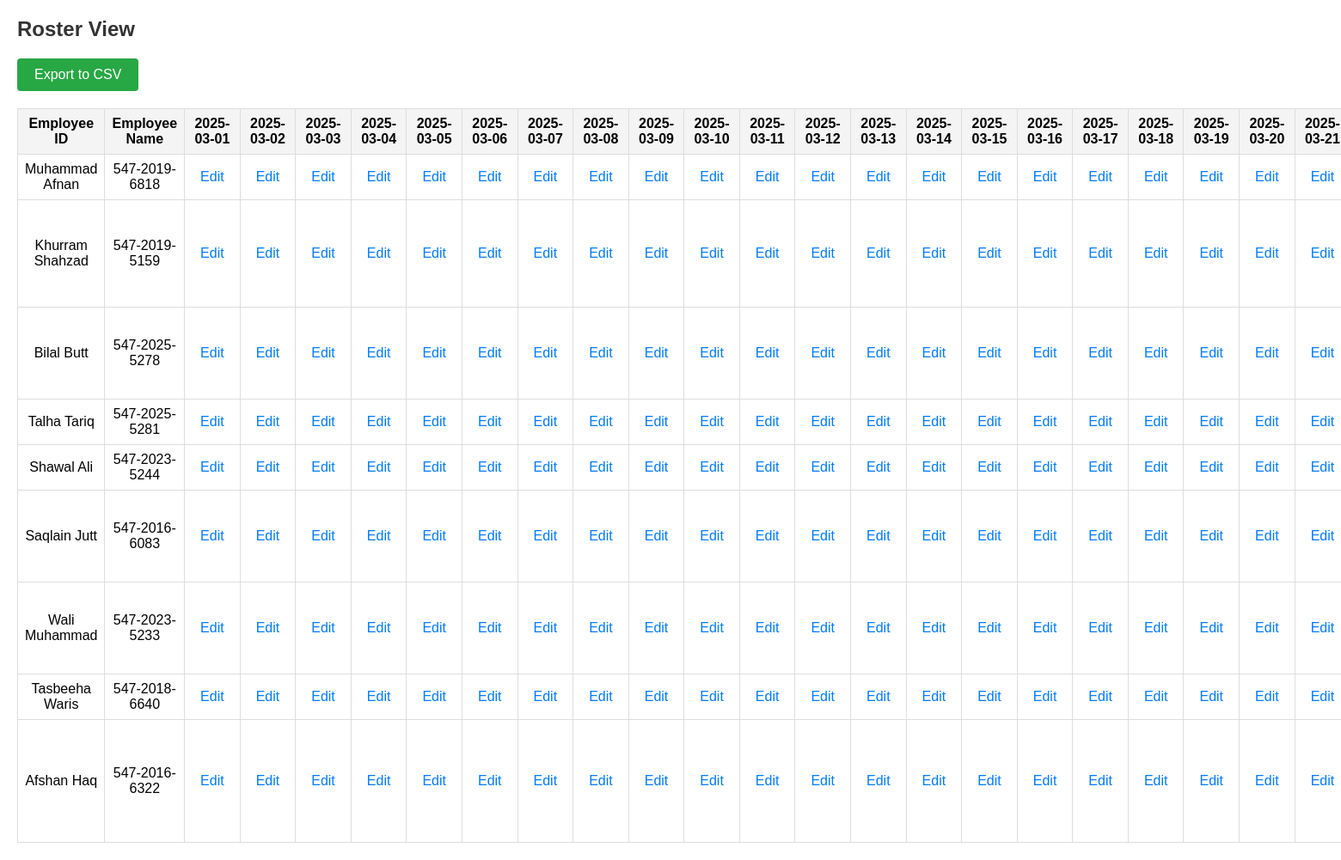
Page /roster_view (signed in) on the committed database.
### tables this page shows
CREATE TABLE employees (
            id INTEGER PRIMARY KEY AUTOINCREMENT,
            emp_id TEXT UNIQUE,
            name TEXT
        );

### app.py (the view)
@app.route('/roster_view')
def roster_view():
    if not session.get('logged_in'):
        return redirect(url_for('login'))
    conn = sqlite3.connect('database.db')
    cursor = conn.cursor()
    cursor.execute('SELECT DISTINCT date FROM roster ORDER BY date')
    dates = [row[0] for row in cursor.fetchall()]
    cursor.execute('SELECT emp_id, name FROM employees')
    employees = cursor.fetchall()  # List of tuples: [(emp_id, name), ...]
    roster = []
    for emp_id, emp_name in employees:
        row = [emp_id, emp_name]  # Separate columns for ID and Name
        for date in dates:
            cursor.execute('''
                SELECT shift || ' (' || status || ')'
                FROM roster
                WHERE emp_id = ? AND date = ?
            ''', (emp_id, date))
            result = cursor.fetchone()
            row.append(result[0] if result else '')
        roster.append(row)
    conn.close()
    return render_template('roster_view.html', dates=dates, roster=roster)

### templates/roster_view.html (shortened to what this page needs)
{% extends "base.html" %}
{% block content %}
<h2>Roster View</h2>
<div class="export-section">
    <a href="{{ url_for('export_roster') }}" class="export-button">Export to CSV</a>
</div>
<table>
    <thead>
        <tr>
            <th>Employee ID</th>
            <th>Employee Name</th>
            {% for date in dates %}
                <th>{{ date }}</th>
            {% endfor %}
        </tr>
    </thead>
    <tbody>
        {% for row in roster %}
            <tr>
                <td>{{ row[1] }}</td>
                <td>{{ row[0] }}</td>
                {% for cell in row[2:] %}
                    <td class="{{ 'off-day' if 'OFF' in cell else 'half-day' if 'Half' in cell else '' }}">
                        <a href="{{ url_for('edit_shift', emp_id=row[0], date=dates[loop.index0]) }}"
                           class="edit-link">Edit</a>
                    </td>
                {% endfor %}
            </tr>
        {% endfor %}
    </tbody>
</table>
{% endblock %}

### templates/base.html (shortened to what this page needs)
<!DOCTYPE html>
<html lang="en">
<head>
    <link rel="stylesheet" href="{{ url_for('static', filename='css/styles.css') }}">
</head>
<body>
    <div class="container">
        {% block content %}{% endblock %}
    </div>
</body>
</html>

### static/css/styles.css (style rules this page uses)
body { font-family: Arial, sans-serif; margin: 20px; }
h2 { color: #333; }
table { width: 100%; border-collapse: collapse; }
table th, table td { border: 1px solid #ddd; padding: 8px; text-align: center; }
table th { background-color: #f4f4f4; }
.export-button { background-color: #28a745; color: white; padding: 10px 20px; text-decoration: none; border-radius: 4px; margin-bottom: 20px; display: inline-block; }
.edit-link { margin-left: 10px; color: #007bff; text-decoration: none; }
.edit-link { color: #007bff; text-decoration: none; margin-right: 10px; }

### rows in the picture
employees: name "Muhammad Afnan", emp "547-2019-6818"
employees: name "Khurram Shahzad", emp "547-2019-5159"
employees: name "Bilal Butt", emp "547-2025-5278"
employees: name "Talha Tariq", emp "547-2025-5281"
employees: name "Shawal Ali", emp "547-2023-5244"
employees: name "Saqlain Jutt", emp "547-2016-6083"
employees: name "Wali Muhammad", emp "547-2023-5233"
employees: name "Tasbeeha Waris", emp "547-2018-6640"

### other values in the picture
{{ date }} "2025-03-01" "2025-03-02" "2025-03-03" "2025-03-04" "2025-03-05" "2025-03-06" "2025-03-07" "2025-03-08" "2025-03-09" "2025-03-10" "2025-03-11" "2025-03-12" "2025-03-13" "2025-03-14" "2025-03-15" "2025-03-16" "2025-03-17" "2025-03-18" "2025-03-19" "2025-03-20" "2025-03-21"
